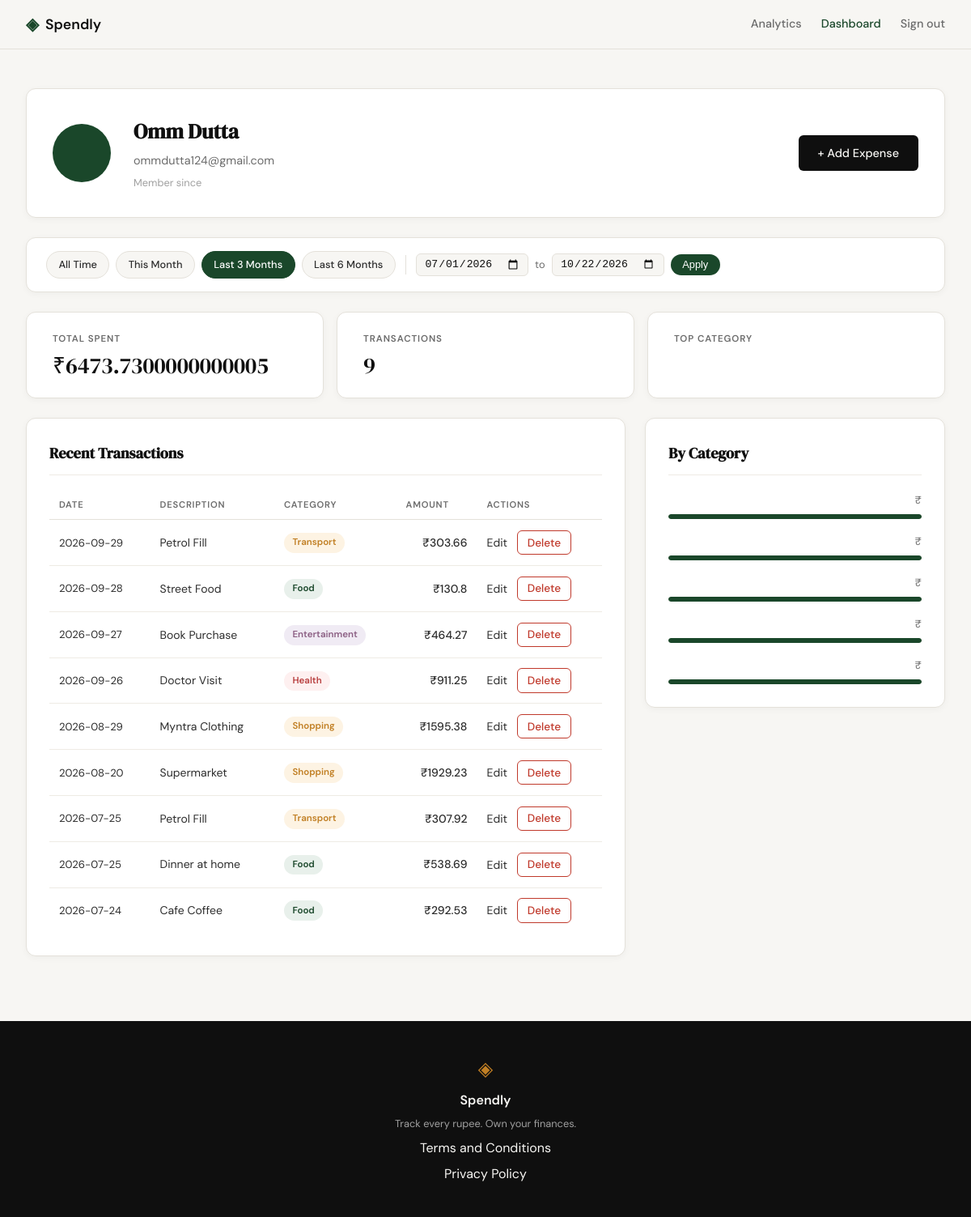
/profile?date_from=2026-07-01&date_to=2026-10-22 (signed in), run on the app's committed database.
### tables this page shows
CREATE TABLE users (
                id INTEGER PRIMARY KEY AUTOINCREMENT,
                name TEXT NOT NULL,
                email TEXT UNIQUE NOT NULL,
                password_hash TEXT NOT NULL,
                created_at TEXT DEFAULT (datetime('now'))
            );

CREATE TABLE expenses (
                id INTEGER PRIMARY KEY AUTOINCREMENT,
                user_id INTEGER NOT NULL,
                amount REAL NOT NULL,
                category TEXT NOT NULL,
                date TEXT NOT NULL,
                description TEXT,
                created_at TEXT DEFAULT (datetime('now')),
                FOREIGN KEY (user_id) REFERENCES users (id)
            );

### app.py (the view)
@app.route("/profile")
def profile():
    if not session.get("user_id"):
        return redirect(url_for("login"))
    uid = session["user_id"]
    today = date.today()
    date_from = _parse_date(request.args.get("date_from"))
    date_to = _parse_date(request.args.get("date_to"))
    if date_from and date_to and date_from > date_to:
        flash("Start date must be before end date.", "error")
        date_from = date_to = None
    today_str = today.isoformat()
    this_month_from = today.replace(day=1).isoformat()
    this_month_to = today.replace(
        day=calendar.monthrange(today.year, today.month)[1]
    ).isoformat()
    presets = {
        "this_month": {"date_from": this_month_from, "date_to": this_month_to},
        "last_3": {"date_from": _months_ago(today, 3), "date_to": today_str},
        "last_6": {"date_from": _months_ago(today, 6), "date_to": today_str},
    }
    return render_template(
        "profile.html",
        user=get_user_by_id(uid),
        stats=get_summary_stats(uid, date_from, date_to),
        expenses=get_recent_transactions(uid, date_from=date_from, date_to=date_to),
        categories=get_category_breakdown(uid, date_from, date_to),
        date_from=date_from,
        date_to=date_to,
        presets=presets,
    )

### app.py (called while the page is built)
def _parse_date(val):
    try:
        datetime.strptime(val, "%Y-%m-%d")
        return val
    except (ValueError, TypeError):
        return None

def _months_ago(today, n):
    m, y = today.month - n, today.year
    while m <= 0:
        m += 12
        y -= 1
    return date(y, m, 1).isoformat()

### database/db.py (called while the page is built)
def get_db():
    conn = sqlite3.connect(DB_PATH)
    conn.row_factory = sqlite3.Row
    conn.execute("PRAGMA foreign_keys = ON")
    return conn

### database/queries.py (called while the page is built)
def get_user_by_id(user_id):
    with get_db() as conn:
        return conn.execute("SELECT * FROM users WHERE id = ?", (user_id,)).fetchone()

def get_summary_stats(user_id, date_from=None, date_to=None):
    query = "SELECT SUM(amount) as total, COUNT(*) as count FROM expenses WHERE user_id = ?"
    params = [user_id]
    if date_from:
        query += " AND date >= ?"
        params.append(date_from)
    if date_to:
        query += " AND date <= ?"
        params.append(date_to)
    with get_db() as conn:
        return conn.execute(query, params).fetchone()

def get_recent_transactions(user_id, date_from=None, date_to=None):
    query = "SELECT * FROM expenses WHERE user_id = ? ORDER BY date DESC"
    params = [user_id]
    if date_from:
        query += " AND date >= ?"
        params.append(date_from)
    if date_to:
        query += " AND date <= ?"
        params.append(date_to)
    sql = "SELECT * FROM expenses WHERE user_id = ?"
    params = [user_id]
    if date_from:
        sql += " AND date >= ?"
        params.append(date_from)
    if date_to:
        sql += " AND date <= ?"
        params.append(date_to)
    sql += " ORDER BY date DESC"
    with get_db() as conn:
        return conn.execute(sql, params).fetchall()

def get_category_breakdown(user_id, date_from=None, date_to=None):
    sql = "SELECT category, SUM(amount) as total FROM expenses WHERE user_id = ?"
    params = [user_id]
    if date_from:
        sql += " AND date >= ?"
        params.append(date_from)
    if date_to:
        sql += " AND date <= ?"
        params.append(date_to)
    sql += " GROUP BY category"
    with get_db() as conn:
        return conn.execute(sql, params).fetchall()

### templates/profile.html (shortened to what this page needs)
{% extends "base.html" %}
{% block head %}
<link rel="stylesheet" href="{{ url_for('static', filename='css/profile.css') }}">
{% endblock %}
{% block content %}
<div class="profile-page">
    <div class="profile-inner">
        <div class="profile-header-card">
            <div class="profile-avatar">{{ user.initials }}</div>
            <div class="profile-info">
                <h1 class="profile-name">{{ user.name }}</h1>
                <p class="profile-email">{{ user.email }}</p>
                <p class="profile-since">Member since {{ user.member_since }}</p>
            </div>
            <a href="{{ url_for('add_expense') }}" class="btn-primary profile-add-btn">+ Add Expense</a>
        </div>
        <div class="filter-bar">
            <div class="filter-presets">
                <a href="{{ url_for('profile') }}"
                   class="filter-preset-btn{% if not date_from and not date_to %} filter-preset-btn--active{% endif %}">
                    All Time
                </a>
                <a href="{{ url_for('profile', date_from=presets.this_month.date_from, date_to=presets.this_month.date_to) }}"
                   class="filter-preset-btn{% if date_from == presets.this_month.date_from and date_to == presets.this_month.date_to %} filter-preset-btn--active{% endif %}">
                    This Month
                </a>
                <a href="{{ url_for('profile', date_from=presets.last_3.date_from, date_to=presets.last_3.date_to) }}"
                   class="filter-preset-btn{% if date_from == presets.last_3.date_from and date_to == presets.last_3.date_to %} filter-preset-btn--active{% endif %}">
                    Last 3 Months
                </a>
                <a href="{{ url_for('profile', date_from=presets.last_6.date_from, date_to=presets.last_6.date_to) }}"
                   class="filter-preset-btn{% if date_from == presets.last_6.date_from and date_to == presets.last_6.date_to %} filter-preset-btn--active{% endif %}">
                    Last 6 Months
                </a>
            </div>
            <form class="filter-form" method="GET" action="{{ url_for('profile') }}">
                <input type="date" name="date_from" class="filter-date-input"
                       value="{{ date_from or '' }}">
                <span class="filter-to-label">to</span>
                <input type="date" name="date_to" class="filter-date-input"
                       value="{{ date_to or '' }}">
                <button type="submit" class="filter-apply-btn">Apply</button>
            </form>
        </div>
        <div class="profile-stats">
            <div class="stat-card">
                <span class="stat-label">Total Spent</span>
                <span class="stat-value">₹{{ stats.total }}</span>
            </div>
            <div class="stat-card">
                <span class="stat-label">Transactions</span>
                <span class="stat-value">{{ stats.count }}</span>
            </div>
            <div class="stat-card">
                <span class="stat-label">Top Category</span>
            </div>
        </div>
        <div class="profile-grid">
            <div class="profile-section">
                <div class="section-title-row">
                    <h2 class="section-title">Recent Transactions</h2>
                </div>
                <div class="tx-table-wrapper">
                    <table class="tx-table">
                        <thead>
                            <tr>
                                <th>Date</th>
                                <th>Description</th>
                                <th>Category</th>
                                <th class="tx-amount-col">Amount</th>
                                <th>Actions</th>
                            </tr>
                        </thead>
                        <tbody>
                            {% for tx in expenses %}
                            <tr>
                                <td class="tx-date">{{ tx.date }}</td>
                                <td class="tx-desc">{{ tx.description }}</td>
                                <td>
                                    <span class="cat-badge cat-badge--{{ tx.category | lower }}">
                                        {{ tx.category }}
                                    </span>
                                </td>
                                <td class="tx-amount">₹{{ tx.amount }}</td>
                                <td class="tx-actions">
                                    <a href="{{ url_for('edit_expense', id=tx.id) }}" class="tx-edit-link">Edit</a>
                                    <form method="POST" action="{{ url_for('delete_expense', id=tx.id) }}"
                                          style="display:inline"
                                          onsubmit="return confirm('Delete this expense?')">
                                        <button type="submit" class="btn-delete">Delete</button>
                                    </form>
                                </td>
                            </tr>
                            {% endfor %}
                        </tbody>
                    </table>
                </div>
            </div>
            <div class="profile-section">
                <h2 class="section-title">By Category</h2>
                <div class="category-list">
                    {% for cat in categories %}
                    <div class="cat-row">
                        <div class="cat-row-header">
                            <span class="cat-row-amount">₹{{ cat.amount }}</span>
                        </div>
                        <div class="cat-bar-track">
                            <div class="cat-bar cat-bar--{{ cat.name | lower }}"
                                 style="width: {{ cat.percent }}%"></div>
                        </div>
                    </div>
                    {% endfor %}
                </div>
            </div>
        </div>
    </div>
</div>
{% endblock %}

### static/css/style.css (style rules this page uses)
:root { --ink: #0f0f0f; --ink-soft: #2d2d2d; --ink-muted: #6b6b6b; --ink-faint: #a0a0a0; --paper: #f7f6f3; --paper-warm: #f0ede6; --paper-card: #ffffff; --accent: #1a472a; --accent-light: #e8f0eb; --accent-2: #c17f24; --accent-2-light: #fdf3e3; --danger: #c0392b; --danger-light: #fdecea; --border: #e4e1da; --border-soft: #eeebe4; --font-display: 'DM Serif Display', Georgia, serif; --font-body: 'DM Sans', system-ui, sans-serif; --max-width: 1200px; --auth-width: 440px; --radius-sm: 6px; --radius-md: 12px; --radius-lg: 20px; }
*, *::before, *::after { box-sizing: border-box; margin: 0; padding: 0; }
html { font-size: 16px; scroll-behavior: smooth; }
body { background: var(--paper); color: var(--ink); font-family: var(--font-body); font-size: 1rem; line-height: 1.6; -webkit-font-smoothing: antialiased; }
a { color: inherit; text-decoration: none; }
.btn-primary { display: inline-block; background: var(--ink); color: var(--paper); padding: 0.65rem 1.5rem; border-radius: var(--radius-sm); font-family: var(--font-body); font-size: 0.9rem; font-weight: 500; cursor: pointer; border: none; transition: background 0.2s; text-decoration: none; }
.btn-delete { display: inline-block; background: transparent; color: var(--danger); border: 1px solid var(--danger); padding: 0.35rem 0.75rem; border-radius: var(--radius-sm); font-family: var(--font-body); font-size: 0.85rem; font-weight: 500; cursor: pointer; margin-left: 0.5rem; transition: background 0.2s; }

### data on the page
users: name "Omm Dutta", email "ommdutta124@gmail.com"
expenses: date "2026-09-29", description "Petrol Fill", category "Transport", amount "303.66"
expenses: date "2026-09-28", description "Street Food", category "Food", amount "130.8"
expenses: date "2026-09-27", description "Book Purchase", category "Entertainment", amount "464.27"
expenses: date "2026-09-26", description "Doctor Visit", category "Health", amount "911.25"
expenses: date "2026-08-29", description "Myntra Clothing", category "Shopping", amount "1595.38"
expenses: date "2026-08-20", description "Supermarket", category "Shopping", amount "1929.23"
expenses: date "2026-07-25", description "Petrol Fill", category "Transport", amount "307.92"
expenses: date "2026-07-25", description "Dinner at home", category "Food", amount "538.69"
expenses: date "2026-07-24", description "Cafe Coffee", category "Food", amount "292.53"

### other printed values
{{ stats.total }} "6473.7300000000005"
{{ stats.count }} "9"
